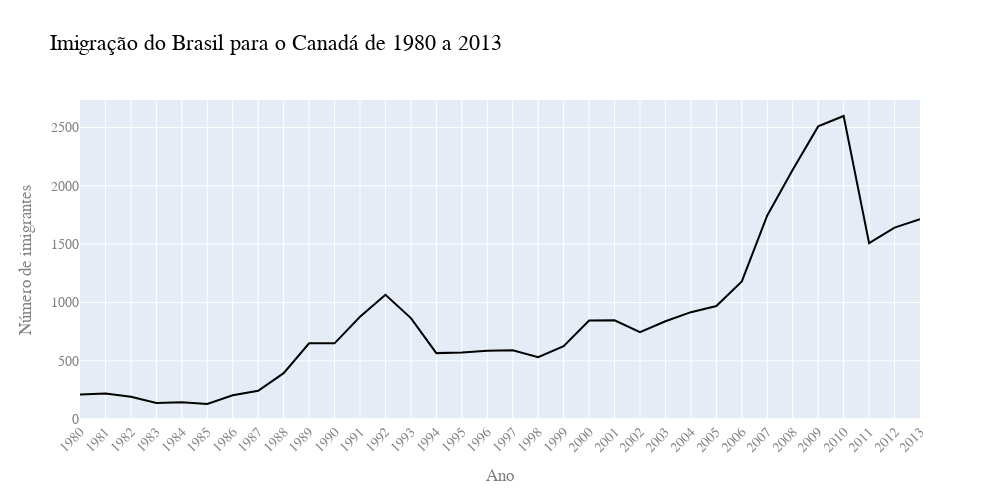

The cell this chart's notebook holds for it:
### Code cell
fig= px.line(dados_brasil, x='ano', y='numero_imigrantes',
            title='Imigração do Brasil para o Canadá de 1980 a 2013')

fig.update_traces(line_color='black', line_width=2)

fig.update_layout(width=1000, height=500, 
                 xaxis={'tickangle':-45},
                 font_family='Monospace', 
                 font_size=14,
                 font_color='grey',
                 title_font_color='black',
                 title_font_size=22,
                 xaxis_title='Ano',
                 yaxis_title='Número de imigrantes')

fig.show()

### Figure 1 — Plotly figure (JSON) as saved in the notebook; plotly's stock layout.template omitted (floating-point values rounded to 4 significant figures)
{"data": [{"hovertemplate": "ano=%{x}<br>numero_imigrantes=%{y}<extra></extra>", "legendgroup": "", "line": {"color": "black", "dash": "solid", "width": 2}, "marker": {"symbol": "circle"}, "mode": "lines", "name": "", "orientation": "v", "showlegend": false, "type": "scatter", "x": ["1980", "1981", "1982", "1983", "1984", "1985", "1986", "1987", "1988", "1989", "1990", "1991", "1992", "1993", "1994", "1995", "1996", "1997", "1998", "1999", "2000", "2001", "2002", "2003", "2004", "2005", "2006", "2007", "2008", "2009", "2010", "2011", "2012", "2013"], "xaxis": "x", "y": [211, 220, 192, 139, 145, 130, 205, 244, 394, 650, 650, 877, 1066, 866, 566, 572, 586, 591, 531, 626, 845, 847, 745, 839, 917, 969, 1181, 1746, 2138, 2509, 2598, 1508, 1642, 1714], "yaxis": "y"}], "layout": {"font": {"color": "grey", "family": "Monospace", "size": 14}, "height": 500, "legend": {"tracegroupgap": 0}, "title": {"font": {"color": "black", "size": 22}, "text": "Imigração do Brasil para o Canadá de 1980 a 2013"}, "width": 1000, "xaxis": {"anchor": "y", "autorange": true, "domain": [0, 1], "range": [0, 33], "tickangle": -45, "title": {"text": "Ano"}, "type": "category"}, "yaxis": {"anchor": "x", "autorange": true, "domain": [0, 1], "range": [-7.111, 2735.0], "title": {"text": "Número de imigrantes"}, "type": "linear"}}}
